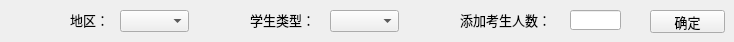
    <widget class="QWidget" name="manyaddpage">
     <widget class="QLabel" name="label_39">
      <property name="geometry">
       <rect>
        <x>70</x>
        <y>10</y>
        <width>41</width>
        <height>20</height>
       </rect>
      </property>
      <property name="font">
       <font>
        <family>微软雅黑</family>
        <pointsize>10</pointsize>
       </font>
      </property>
      <property name="text">
       <string>地区：</string>
      </property>
     </widget>
     <widget class="QLabel" name="label_40">
      <property name="geometry">
       <rect>
        <x>250</x>
        <y>10</y>
        <width>61</width>
        <height>20</height>
       </rect>
      </property>
      <property name="font">
       <font>
        <family>微软雅黑</family>
        <pointsize>10</pointsize>
       </font>
      </property>
      <property name="text">
       <string>学生类型：</string>
      </property>
     </widget>
     <widget class="QLabel" name="label_41">
      <property name="geometry">
       <rect>
        <x>460</x>
        <y>10</y>
        <width>91</width>
        <height>20</height>
       </rect>
      </property>
      <property name="font">
       <font>
        <family>微软雅黑</family>
        <pointsize>10</pointsize>
       </font>
      </property>
      <property name="text">
       <string>添加考生人数：</string>
      </property>
     </widget>
     <widget class="QComboBox" name="comboBox_6">
      <property name="geometry">
       <rect>
        <x>120</x>
        <y>10</y>
        <width>69</width>
        <height>22</height>
       </rect>
      </property>
     </widget>
     <widget class="QComboBox" name="comboBox_7">
      <property name="geometry">
       <rect>
        <x>330</x>
        <y>10</y>
        <width>69</width>
        <height>22</height>
       </rect>
      </property>
     </widget>
     <widget class="QLineEdit" name="lineEdit_13">
      <property name="geometry">
       <rect>
        <x>570</x>
        <y>10</y>
        <width>51</width>
        <height>20</height>
       </rect>
      </property>
     </widget>
     <widget class="QPushButton" name="pushButton_6">
      <property name="geometry">
       <rect>
        <x>650</x>
        <y>10</y>
        <width>75</width>
        <height>23</height>
       </rect>
      </property>
      <property name="font">
       <font>
        <family>微软雅黑</family>
        <pointsize>10</pointsize>
       </font>
      </property>
      <property name="text">
       <string>确定</string>
      </property>
     </widget>
    </widget>
